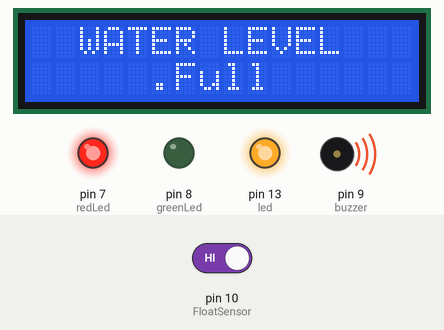
Simulated run of this sketch. Board: Arduino Uno, built with avr-gcc and run on an emulated ATmega328P. On the bench: 16×2 character LCD, output pins drawn as LEDs (lit = HIGH), buzzer (waves = sounding, pin HIGH). The inputs (shaded band) are chosen by the test bench; at power-on: pin 10 (FloatSensor) HIGH. What the sketch prints to the serial monitor is not drawn.

Above: at 3.3 s.
3.4 s: pin 10 (FloatSensor) driven LOW
At 5.0 s:
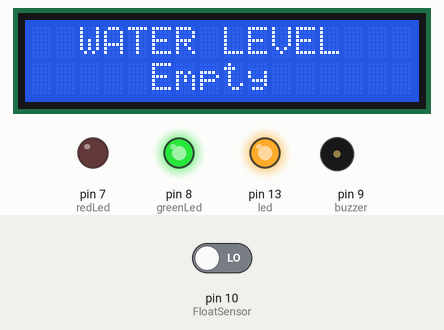
5.4 s: pin 10 (FloatSensor) driven HIGH
At 6.5 s:
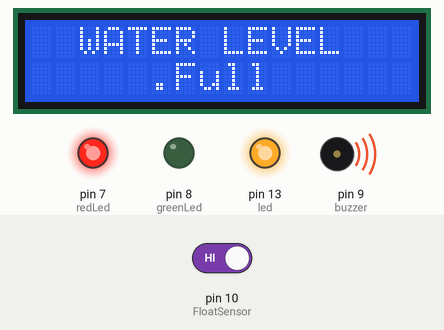
Timing chart, 0 to 8.4 s (numbered marks = the images above; inputs shaded):
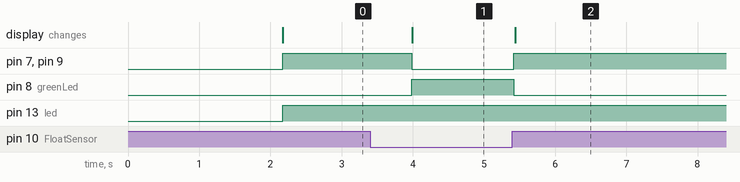

The sketch:

Float_Sensor_And_Push_Button_Based_Project__with_Gsm_.ino
```cpp
#include <LiquidCrystal_I2C.h>
LiquidCrystal_I2C lcd(0x27, 16, 2);

const int redLed = 7;
int greenLed = 8;
const int buzzer = 9;

int FloatSensor = 10;
int led = 13;
int buttonState = 1; //reads pushbutton status

void setup()
{
  pinMode(FloatSensor, INPUT_PULLUP); //Arduino Internal Resistor 10K
  pinMode (led, OUTPUT);
  pinMode(redLed, OUTPUT);
  pinMode(buzzer, OUTPUT);
  pinMode(greenLed, OUTPUT);
  lcd.init();
  lcd.backlight();
  lcd.clear();
  Serial.begin(9600);
  lcd.begin(16, 2);
  lcd.setCursor(0, 0);
  lcd.print("WelCome To");
  lcd.setCursor(0, 1);
  lcd.print("JustDoElectronics");
  delay(2000);
  lcd.clear();
  lcd.setCursor(2, 0);
  lcd.print("WATER LEVEL");

}
void loop()
{
  buttonState = digitalRead(FloatSensor);
  if (buttonState == LOW)
  {
    digitalWrite(led, HIGH);
    digitalWrite(redLed, LOW);
    digitalWrite(buzzer, LOW);
    digitalWrite(greenLed, HIGH);
    Serial.println( "WATER LEVEL - Empty");
    lcd.setCursor(5, 1);
    lcd.print("Empty");

  }
  else
  {
    digitalWrite(led, HIGH);
    digitalWrite(redLed, HIGH);
    digitalWrite(buzzer, HIGH);
    digitalWrite(greenLed, LOW);
    Serial.println( "WATER LEVEL - Full" );
    lcd.setCursor(5, 1);
    lcd.print(".Full");

    Serial.println("AT+CMGF=1");        // Set the Sim900 SMS mode to text
    delay(400);
    Serial.println();
    Serial.print("AT+CMGS=");           // Insert SMS number
    Serial.print("\"+918830584864\"");  //Recepient Owner of house
    Serial.println();
    delay(100);
    Serial.print("WATER LEVEL - Full"); // Text message
    delay(100);
    Serial.println();
    //CTRL+Z commnad to end message body and send sms
    Serial.write(26);
  }
}
```

Measured:
- after the input at 3.4 s, pin 7 (redLed), pin 9 (buzzer): HIGH → LOW after 0.59 s; pin 8 (greenLed): LOW → HIGH after 0.59 s; the display: changes after 0.59 s (image 1)
- after the input at 5.4 s, pin 7 (redLed), pin 9 (buzzer): LOW → HIGH at once; pin 8 (greenLed): HIGH → LOW at once; the display: changes at once (image 2)
